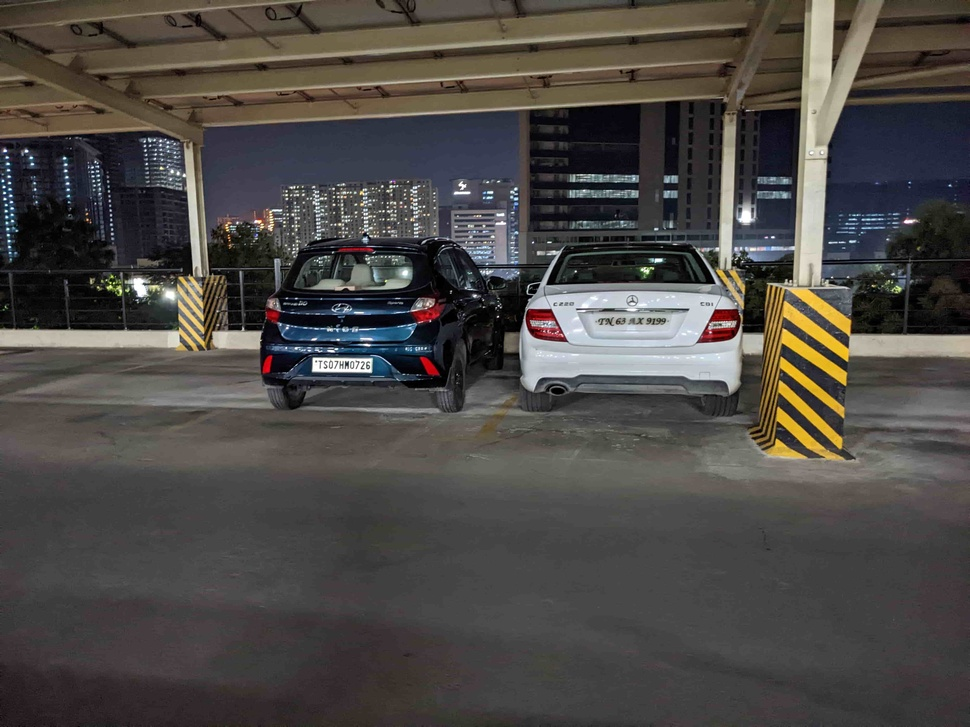
#> input picture Images/parking3.jpg, 970 x 727 px, shrunk from 4032 x 3024 before the run, found by its file name
$ python Test.py
#> lines starting #> are read from the running program, lines starting #| are printed output that depends on the picture
# Import libraries
from PIL import Image
import cv2
import numpy as np
import requests

# Reading image form url
image = Image.open("parking3.jpg")
#> image is the input picture: PIL image 970x727 RGB; mean R, G, B 76.4, 73.2, 70.1

image_arr = np.array(image)

grey = cv2.cvtColor(image_arr,cv2.COLOR_BGR2GRAY)
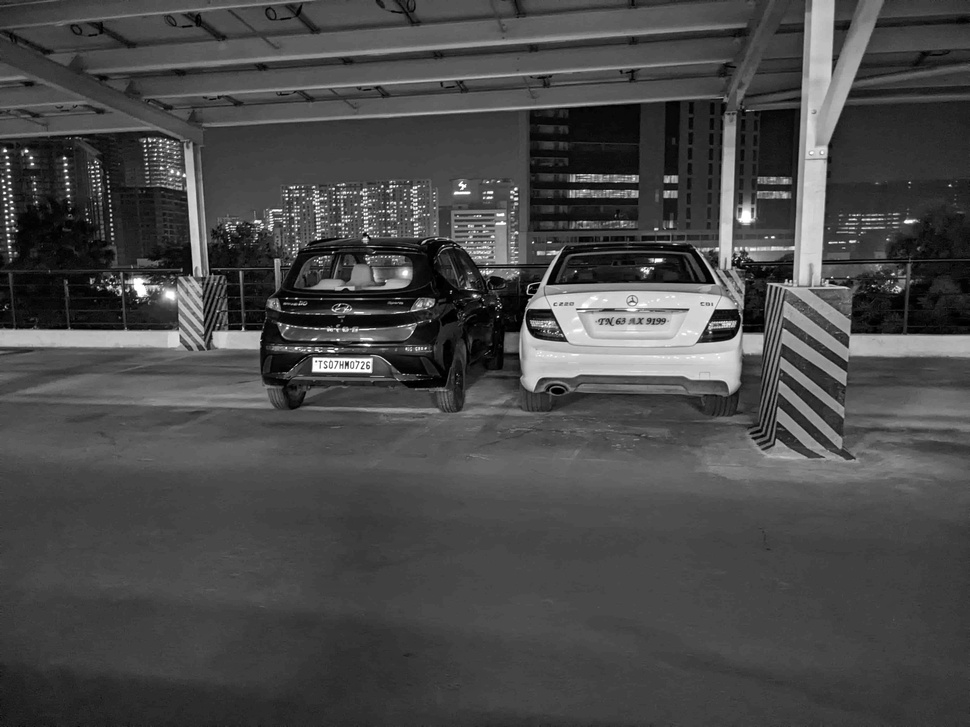
#> grey: shape (727, 970); min 0, max 255, mean 72.6
Image.fromarray(grey)

blur = cv2.GaussianBlur(grey,(5,5),0)
Image.fromarray(blur)

dilated = cv2.dilate(blur,np.ones((3,3)))
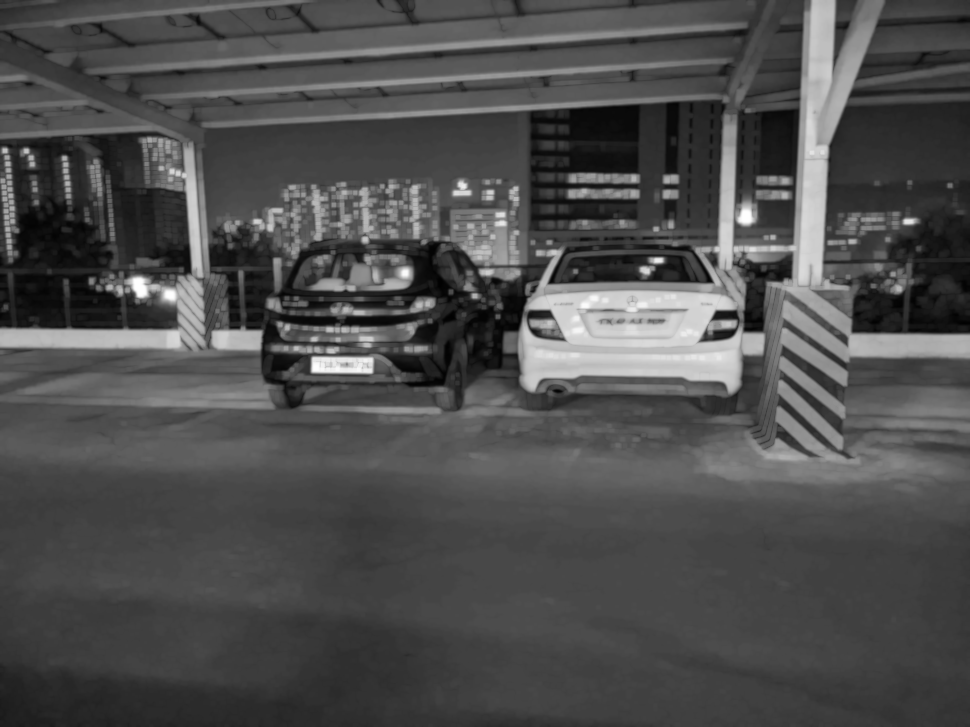
#> dilated: shape (727, 970); min 1, max 254, mean 77.9
Image.fromarray(dilated)

kernel = cv2.getStructuringElement(cv2.MORPH_ELLIPSE, (2, 2))
closing = cv2.morphologyEx(dilated, cv2.MORPH_CLOSE, kernel)
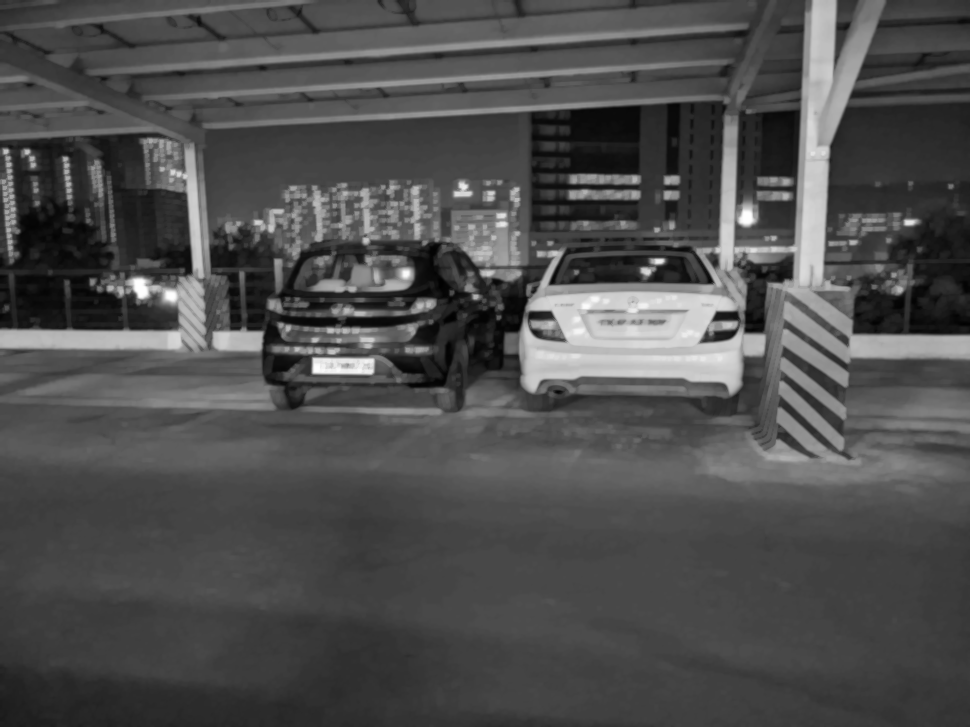
#> closing: shape (727, 970); min 1, max 254, mean 78.1
Image.fromarray(closing)

car_cascade_src = 'cars.xml'
#> (the run stopped early here; a loop or call above may not have finished)

$ run again, with Images/parking1.jpg copied over Images/parking3.jpg
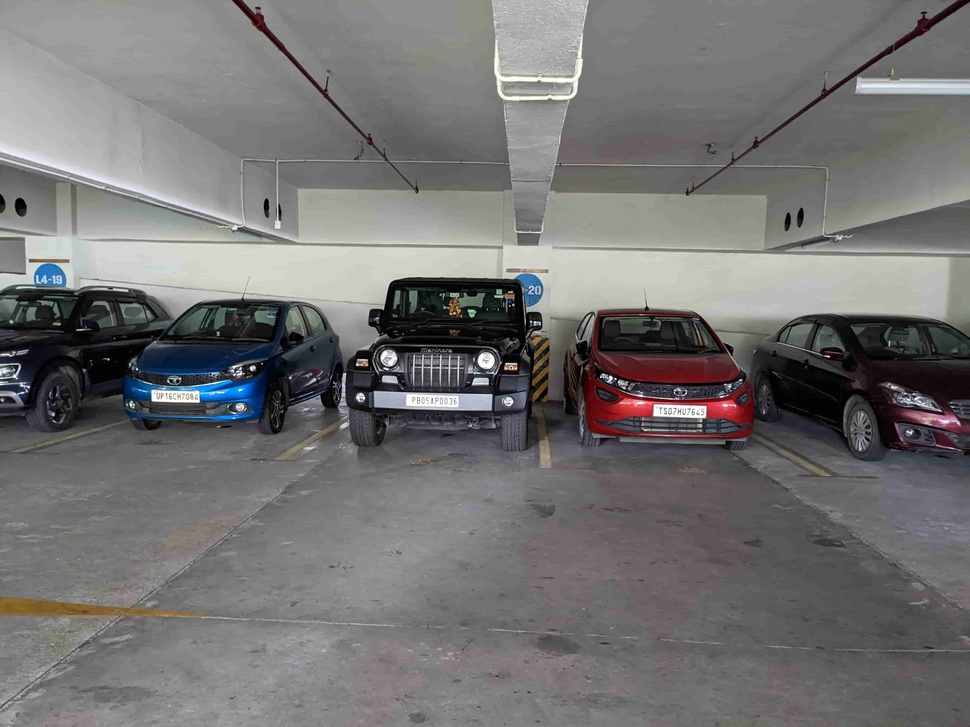
#> input picture Images/parking1.jpg, 970 x 727 px, shrunk from 4032 x 3024 before the run, found by its file name
#> image is the input picture: PIL image 970x727 RGB; mean R, G, B 115.4, 114.3, 114.1
#> `grey = cv2.cvtColor(image_arr,cv2.COLOR_BGR2GRAY)`:
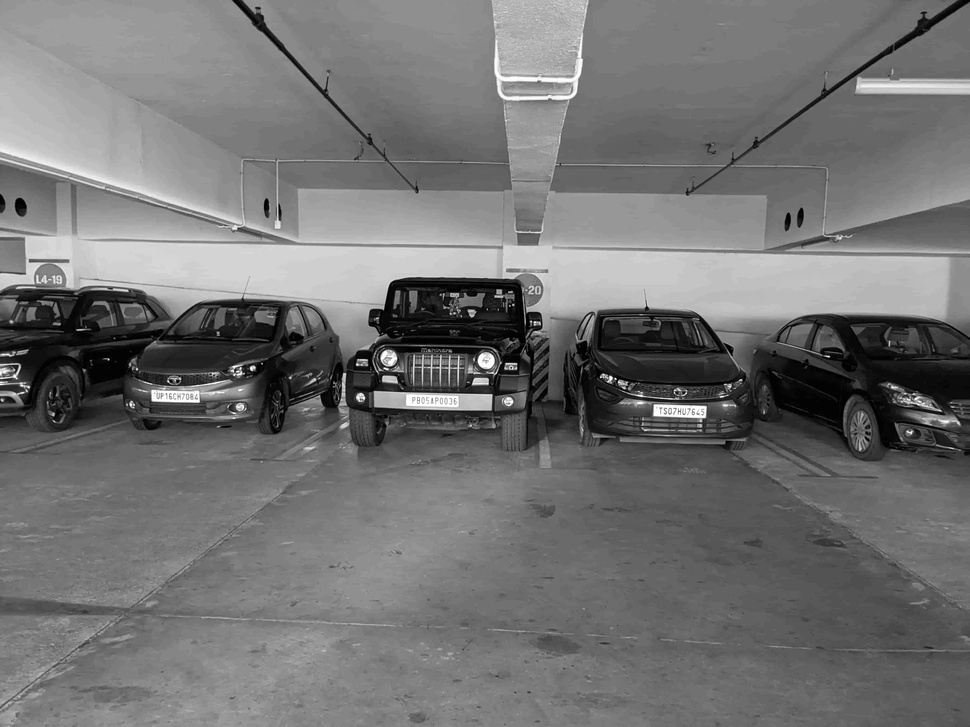
#> grey: shape (727, 970); min 0, max 255, mean 114.3
#> `dilated = cv2.dilate(blur,np.ones((3,3)))`:
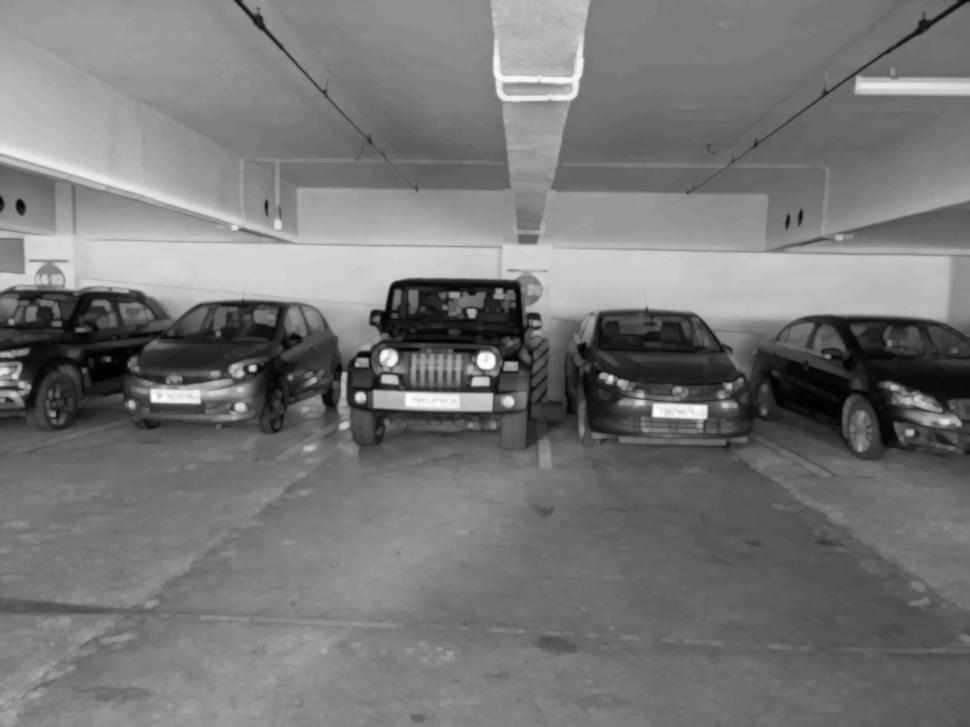
#> dilated: shape (727, 970); min 2, max 253, mean 118.4

$ run again, with Images/parking2.jpg copied over Images/parking3.jpg
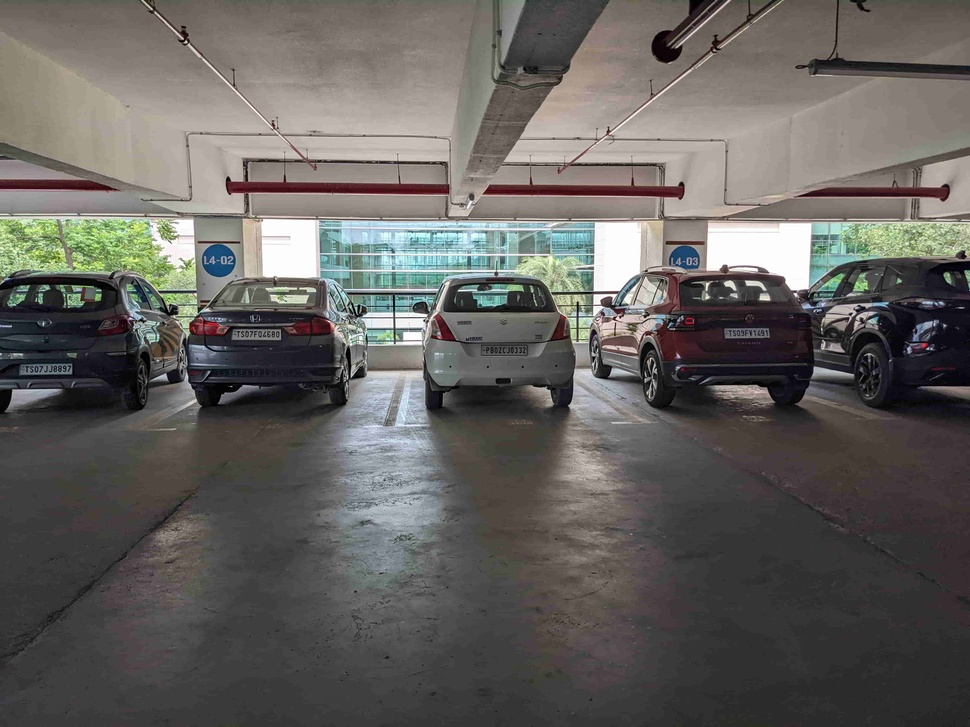
#> input picture Images/parking2.jpg, 970 x 727 px, shrunk from 4032 x 3024 before the run, found by its file name
#> image is the input picture: PIL image 970x727 RGB; mean R, G, B 100.3, 97.7, 94.4
#> `grey = cv2.cvtColor(image_arr,cv2.COLOR_BGR2GRAY)`:
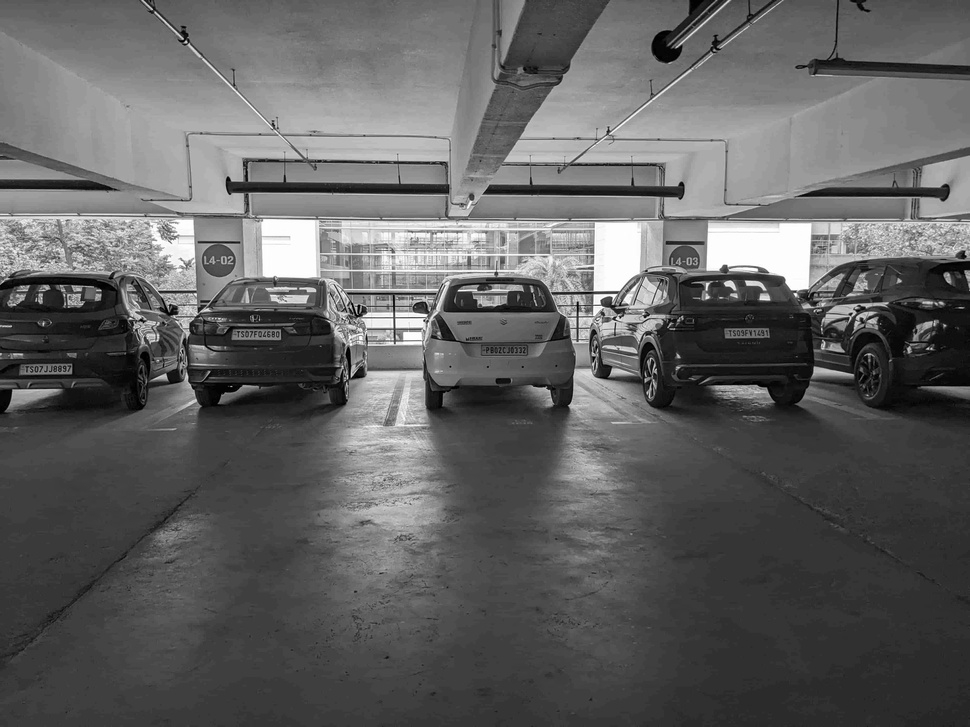
#> grey: shape (727, 970); min 0, max 255, mean 97
#> `dilated = cv2.dilate(blur,np.ones((3,3)))`:
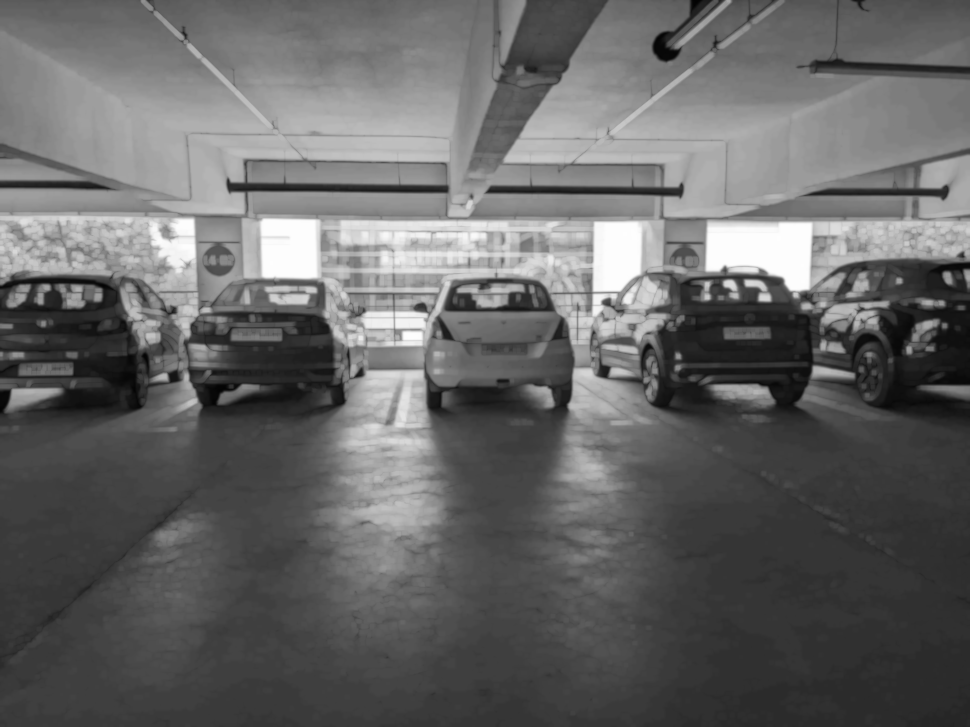
#> dilated: shape (727, 970); min 3, max 254, mean 102

$ run again, with Images/parking4.jpg copied over Images/parking3.jpg
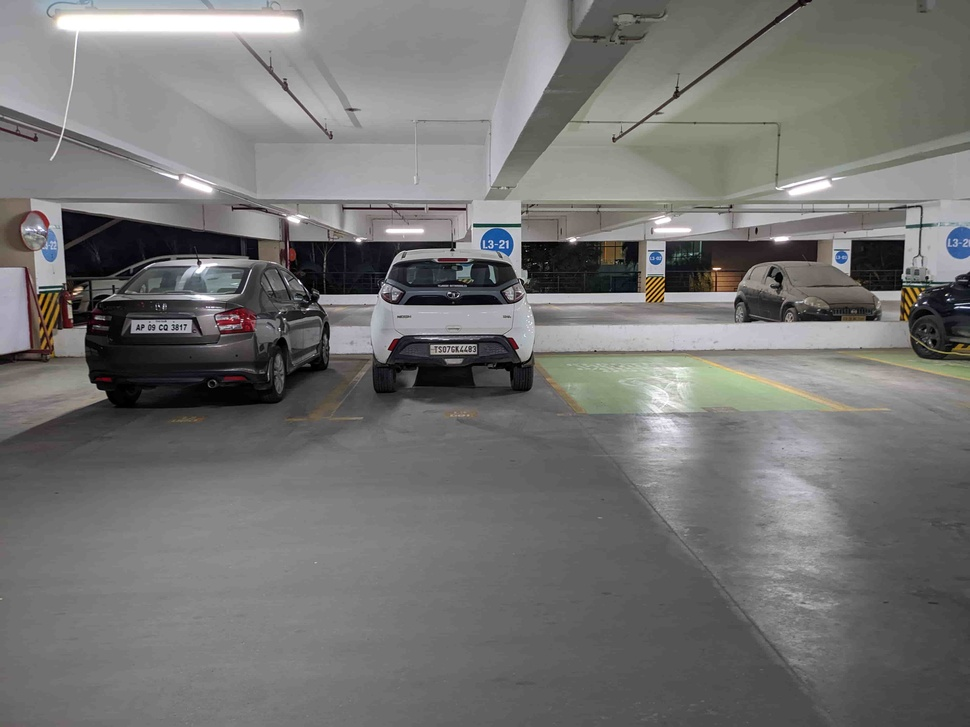
#> input picture Images/parking4.jpg, 970 x 727 px, shrunk from 4032 x 3024 before the run, found by its file name
#> image is the input picture: PIL image 970x727 RGB; mean R, G, B 116.2, 115.8, 114.4
#> `dilated = cv2.dilate(blur,np.ones((3,3)))`:
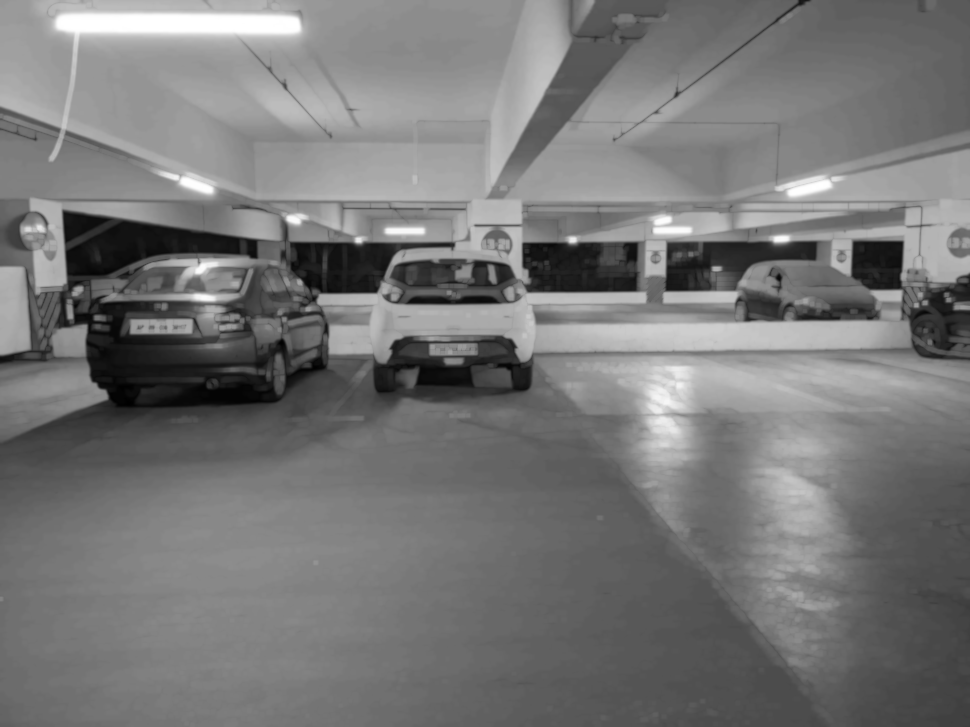
#> dilated: shape (727, 970); min 0, max 255, mean 119.1
